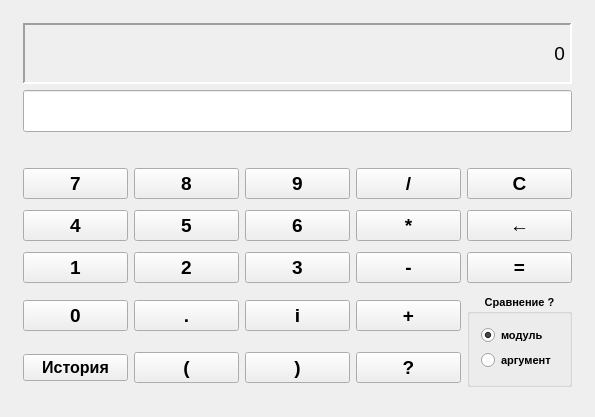
<?xml version="1.0" encoding="UTF-8"?>
<ui version="4.0">
 <class>QTCalculatorClass</class>
 <widget class="QMainWindow" name="QTCalculatorClass">
  <property name="geometry">
   <rect>
    <x>0</x>
    <y>0</y>
    <width>595</width>
    <height>417</height>
   </rect>
  </property>
  <property name="windowTitle">
   <string>QTCalculator</string>
  </property>
  <property name="styleSheet">
   <string notr="true">QWidget#centralWidget, QPushButton
{
	background-image: url(:/QTCalculator/image/steel3.jpg);
}
QLabel#DisplayResult, QLineEdit, QListWidget
{
	background-image: url(:/QTCalculator/image/glass3.jpg);
}
QCommandLinkButton
{
	background-image: url(:/QTCalculator/image/glass3RES.jpg);
}</string>
  </property>
  <widget class="QWidget" name="centralWidget">
   <widget class="QWidget" name="layoutWidget">
    <property name="geometry">
     <rect>
      <x>12</x>
      <y>12</y>
      <width>571</width>
      <height>131</height>
     </rect>
    </property>
    <layout class="QVBoxLayout" name="verticalLayout">
     <item>
      <widget class="QLabel" name="DisplayResult">
       <property name="font">
        <font>
         <family>Yu Gothic UI</family>
         <pointsize>14</pointsize>
        </font>
       </property>
       <property name="cursor">
        <cursorShape>ArrowCursor</cursorShape>
       </property>
       <property name="frameShape">
        <enum>QFrame::Panel</enum>
       </property>
       <property name="frameShadow">
        <enum>QFrame::Sunken</enum>
       </property>
       <property name="lineWidth">
        <number>2</number>
       </property>
       <property name="midLineWidth">
        <number>0</number>
       </property>
       <property name="text">
        <string>0</string>
       </property>
       <property name="alignment">
        <set>Qt::AlignRight|Qt::AlignTrailing|Qt::AlignVCenter</set>
       </property>
      </widget>
     </item>
     <item>
      <widget class="QLineEdit" name="InputLine">
       <property name="font">
        <font>
         <family>Azonix</family>
         <pointsize>18</pointsize>
        </font>
       </property>
       <property name="layoutDirection">
        <enum>Qt::LeftToRight</enum>
       </property>
       <property name="autoFillBackground">
        <bool>false</bool>
       </property>
       <property name="text">
        <string/>
       </property>
       <property name="alignment">
        <set>Qt::AlignRight|Qt::AlignTrailing|Qt::AlignVCenter</set>
       </property>
      </widget>
     </item>
    </layout>
   </widget>
   <widget class="QWidget" name="layoutWidget">
    <property name="geometry">
     <rect>
      <x>12</x>
      <y>152</y>
      <width>571</width>
      <height>253</height>
     </rect>
    </property>
    <layout class="QGridLayout" name="gridLayout">
     <item row="1" column="2">
      <widget class="QPushButton" name="PushButton_6">
       <property name="font">
        <font>
         <family>Yu Gothic UI</family>
         <pointsize>14</pointsize>
         <weight>75</weight>
         <bold>true</bold>
        </font>
       </property>
       <property name="text">
        <string>6</string>
       </property>
      </widget>
     </item>
     <item row="2" column="1">
      <widget class="QPushButton" name="PushButton_2">
       <property name="font">
        <font>
         <family>Yu Gothic UI</family>
         <pointsize>14</pointsize>
         <weight>75</weight>
         <bold>true</bold>
        </font>
       </property>
       <property name="text">
        <string>2</string>
       </property>
      </widget>
     </item>
     <item row="3" column="3">
      <widget class="QPushButton" name="PushButton_Plus">
       <property name="font">
        <font>
         <family>Yu Gothic UI</family>
         <pointsize>14</pointsize>
         <weight>75</weight>
         <bold>true</bold>
        </font>
       </property>
       <property name="text">
        <string>+</string>
       </property>
      </widget>
     </item>
     <item row="2" column="3">
      <widget class="QPushButton" name="PushButton_Minus">
       <property name="font">
        <font>
         <family>Yu Gothic UI</family>
         <pointsize>14</pointsize>
         <weight>75</weight>
         <bold>true</bold>
        </font>
       </property>
       <property name="text">
        <string>-</string>
       </property>
      </widget>
     </item>
     <item row="3" column="1">
      <widget class="QPushButton" name="PushButton_Dot">
       <property name="font">
        <font>
         <family>Yu Gothic UI</family>
         <pointsize>14</pointsize>
         <weight>75</weight>
         <bold>true</bold>
        </font>
       </property>
       <property name="text">
        <string>.</string>
       </property>
      </widget>
     </item>
     <item row="4" column="2">
      <widget class="QPushButton" name="PushButton_RightBracket">
       <property name="font">
        <font>
         <family>Yu Gothic UI</family>
         <pointsize>14</pointsize>
         <weight>75</weight>
         <bold>true</bold>
        </font>
       </property>
       <property name="text">
        <string>)</string>
       </property>
      </widget>
     </item>
     <item row="1" column="4">
      <widget class="QPushButton" name="PushButton_BackSpace">
       <property name="font">
        <font>
         <family>Yu Gothic UI</family>
         <pointsize>14</pointsize>
         <weight>75</weight>
         <bold>true</bold>
        </font>
       </property>
       <property name="text">
        <string>←</string>
       </property>
      </widget>
     </item>
     <item row="0" column="2">
      <widget class="QPushButton" name="PushButton_9">
       <property name="font">
        <font>
         <family>Yu Gothic UI</family>
         <pointsize>14</pointsize>
         <weight>75</weight>
         <bold>true</bold>
        </font>
       </property>
       <property name="text">
        <string>9</string>
       </property>
      </widget>
     </item>
     <item row="3" column="0">
      <widget class="QPushButton" name="PushButton_0">
       <property name="font">
        <font>
         <family>Yu Gothic UI</family>
         <pointsize>14</pointsize>
         <weight>75</weight>
         <bold>true</bold>
        </font>
       </property>
       <property name="text">
        <string>0</string>
       </property>
      </widget>
     </item>
     <item row="0" column="4">
      <widget class="QPushButton" name="PushButton_Del">
       <property name="font">
        <font>
         <family>Yu Gothic UI</family>
         <pointsize>14</pointsize>
         <weight>75</weight>
         <bold>true</bold>
        </font>
       </property>
       <property name="styleSheet">
        <string notr="true"/>
       </property>
       <property name="text">
        <string>C</string>
       </property>
      </widget>
     </item>
     <item row="4" column="1">
      <widget class="QPushButton" name="PushButton_LeftBracket">
       <property name="font">
        <font>
         <family>Yu Gothic UI</family>
         <pointsize>14</pointsize>
         <weight>75</weight>
         <bold>true</bold>
        </font>
       </property>
       <property name="text">
        <string>(</string>
       </property>
      </widget>
     </item>
     <item row="0" column="1">
      <widget class="QPushButton" name="PushButton_8">
       <property name="font">
        <font>
         <family>Yu Gothic UI</family>
         <pointsize>14</pointsize>
         <weight>75</weight>
         <bold>true</bold>
        </font>
       </property>
       <property name="text">
        <string>8</string>
       </property>
      </widget>
     </item>
     <item row="2" column="0">
      <widget class="QPushButton" name="PushButton_1">
       <property name="font">
        <font>
         <family>Yu Gothic UI</family>
         <pointsize>14</pointsize>
         <weight>75</weight>
         <bold>true</bold>
        </font>
       </property>
       <property name="text">
        <string>1</string>
       </property>
      </widget>
     </item>
     <item row="0" column="0">
      <widget class="QPushButton" name="PushButton_7">
       <property name="font">
        <font>
         <family>Yu Gothic UI</family>
         <pointsize>14</pointsize>
         <weight>75</weight>
         <bold>true</bold>
        </font>
       </property>
       <property name="text">
        <string>7</string>
       </property>
      </widget>
     </item>
     <item row="1" column="1">
      <widget class="QPushButton" name="PushButton_5">
       <property name="font">
        <font>
         <family>Yu Gothic UI</family>
         <pointsize>14</pointsize>
         <weight>75</weight>
         <bold>true</bold>
        </font>
       </property>
       <property name="text">
        <string>5</string>
       </property>
      </widget>
     </item>
     <item row="2" column="2">
      <widget class="QPushButton" name="PushButton_3">
       <property name="font">
        <font>
         <family>Yu Gothic UI</family>
         <pointsize>14</pointsize>
         <weight>75</weight>
         <bold>true</bold>
        </font>
       </property>
       <property name="text">
        <string>3</string>
       </property>
      </widget>
     </item>
     <item row="2" column="4">
      <widget class="QPushButton" name="PushButton_Eq">
       <property name="font">
        <font>
         <family>Yu Gothic UI</family>
         <pointsize>14</pointsize>
         <weight>75</weight>
         <bold>true</bold>
        </font>
       </property>
       <property name="text">
        <string>=</string>
       </property>
      </widget>
     </item>
     <item row="1" column="0">
      <widget class="QPushButton" name="PushButton_4">
       <property name="font">
        <font>
         <family>Yu Gothic UI</family>
         <pointsize>14</pointsize>
         <weight>75</weight>
         <bold>true</bold>
        </font>
       </property>
       <property name="text">
        <string>4</string>
       </property>
      </widget>
     </item>
     <item row="1" column="3">
      <widget class="QPushButton" name="PushButton_Mult">
       <property name="font">
        <font>
         <family>Yu Gothic UI</family>
         <pointsize>14</pointsize>
         <weight>75</weight>
         <bold>true</bold>
        </font>
       </property>
       <property name="text">
        <string>*</string>
       </property>
      </widget>
     </item>
     <item row="3" column="2">
      <widget class="QPushButton" name="PushButton_i">
       <property name="font">
        <font>
         <family>Yu Gothic UI</family>
         <pointsize>14</pointsize>
         <weight>75</weight>
         <bold>true</bold>
        </font>
       </property>
       <property name="text">
        <string>i</string>
       </property>
      </widget>
     </item>
     <item row="0" column="3">
      <widget class="QPushButton" name="PushButton_Div">
       <property name="font">
        <font>
         <family>Yu Gothic UI</family>
         <pointsize>14</pointsize>
         <weight>75</weight>
         <bold>true</bold>
        </font>
       </property>
       <property name="text">
        <string>/</string>
       </property>
      </widget>
     </item>
     <item row="4" column="3">
      <widget class="QPushButton" name="PushButton_Compare">
       <property name="font">
        <font>
         <family>Yu Gothic UI</family>
         <pointsize>14</pointsize>
         <weight>75</weight>
         <bold>true</bold>
        </font>
       </property>
       <property name="text">
        <string>?</string>
       </property>
      </widget>
     </item>
     <item row="3" column="4" rowspan="2">
      <widget class="QGroupBox" name="groupBox">
       <property name="font">
        <font>
         <family>Yu Gothic UI</family>
         <pointsize>8</pointsize>
         <weight>75</weight>
         <bold>true</bold>
        </font>
       </property>
       <property name="title">
        <string>Сравнение ?</string>
       </property>
       <property name="alignment">
        <set>Qt::AlignCenter</set>
       </property>
       <property name="flat">
        <bool>false</bool>
       </property>
       <layout class="QVBoxLayout" name="verticalLayout_3">
        <item>
         <layout class="QVBoxLayout" name="verticalLayout_2">
          <item>
           <widget class="QRadioButton" name="RadioButton_Modul">
            <property name="font">
             <font>
              <family>Yu Gothic UI</family>
              <weight>75</weight>
              <bold>true</bold>
             </font>
            </property>
            <property name="text">
             <string>модуль</string>
            </property>
            <property name="checked">
             <bool>true</bool>
            </property>
           </widget>
          </item>
          <item>
           <widget class="QRadioButton" name="RadioButton_Arg">
            <property name="font">
             <font>
              <family>Yu Gothic UI</family>
              <weight>75</weight>
              <bold>true</bold>
             </font>
            </property>
            <property name="text">
             <string>аргумент</string>
            </property>
           </widget>
          </item>
         </layout>
        </item>
       </layout>
      </widget>
     </item>
     <item row="4" column="0">
      <widget class="QPushButton" name="PushButton_History">
       <property name="font">
        <font>
         <family>Yu Gothic UI</family>
         <pointsize>12</pointsize>
         <weight>75</weight>
         <bold>true</bold>
        </font>
       </property>
       <property name="text">
        <string>История</string>
       </property>
      </widget>
     </item>
    </layout>
   </widget>
  </widget>
 </widget>
 <layoutdefault spacing="6" margin="11"/>
 <resources>
  <include location="QTCalculator.qrc"/>
 </resources>
 <connections/>
</ui>
